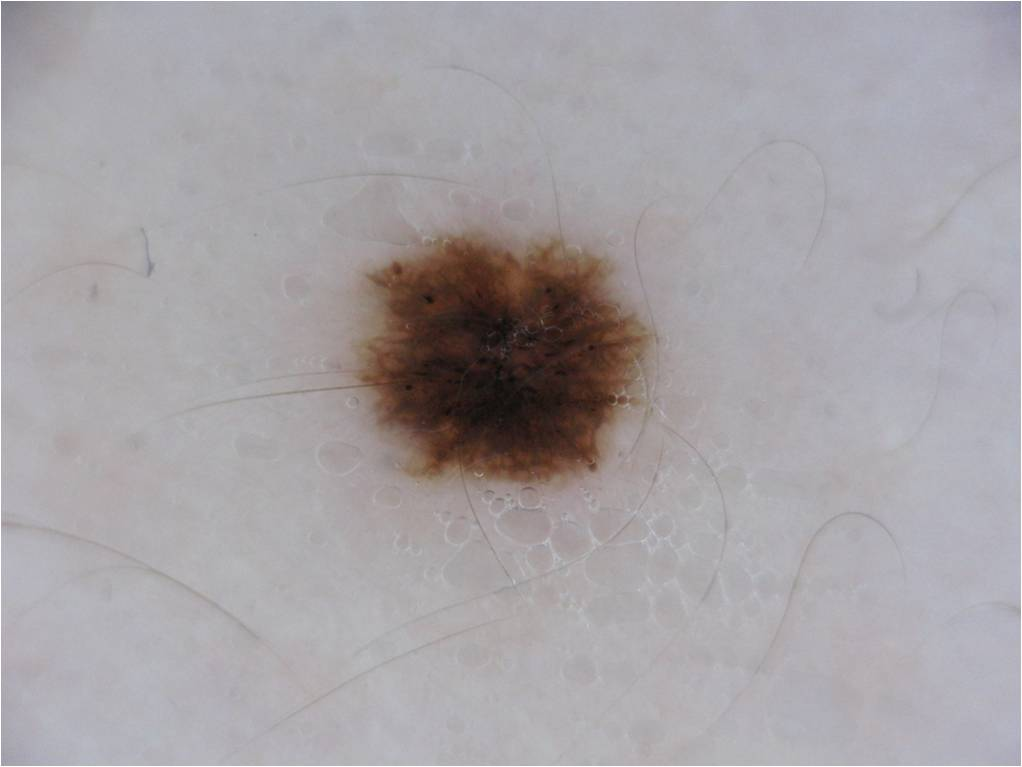
#> input picture website/content/images/benigno_1.jpg, 1022 x 767 px, found by its file name; its folder holds only this picture in this run
$ jupyter execute --allow-errors 03_segmentation.ipynb
#> lines starting #> are read from the running program, lines starting #| are printed output that depends on the picture; after the words box and inside, x2 and y2 are one past the last pixel; in counts of white or black regions, pixels touching at a corner belong together
#> further down, img is the input picture: shape (767, 1022, 3); mean R, G, B 166.3, 162.1, 165.7
[cell 1]
import matplotlib.pyplot as plt
import numpy as np
from skimage.io import imread, imsave
import cv2
import os
import seaborn as sns

# Métrica
from sklearn.metrics import jaccard_score

## Segmentación

Para comenzar, se definen funciones auxiliares. La primera es *get_closest_component*, la cual toma la componente conexa con area mayor o igual a *area_threshold* más cercana al centro.

[cell 2]
def get_closest_component(thresh, area_threshold):
    # Se ejecuta la función connectedComponentsWithStats
    num_labels, labels, stats, centroids = cv2.connectedComponentsWithStats(thresh.astype(np.uint8))

    # Se calcula el centro de la imagen
    height, width = thresh.shape[:2]
    center_x = width // 2
    center_y = height // 2

    # Se inicializan variables para almacenar la componente conexa más cercana y su área
    min_distance = float('inf')
    closest_label = None
    max_area = 0

    # Iterar sobre cada componente conexa (excluyendo el fondo)
    for label in range(1, num_labels):
        # Se obtiene el centroide y el área del componente conexa actual
        centroid_x, centroid_y = centroids[label]
        area = stats[label, cv2.CC_STAT_AREA]

        # Se calcula la distancia desde el centroide actual al centro de la imagen
        distance = np.sqrt((centroid_x - center_x) ** 2 + (centroid_y - center_y) ** 2)

        # Se verifica si el componente conexa cumple las condiciones
        if distance < min_distance and area > area_threshold:
            min_distance = distance
            closest_label = label
            max_area = area

    # Se crea una imagen para almacenar la componente conexa más cercana
    closest_component = np.zeros_like(thresh)

    # Finalmente, se define solamente la componente conexa
    if closest_label is not None:
        closest_component[labels == closest_label] = 255

    return closest_component

A continuación se define la función *detector_blobs*, la cual inicializa el detector de "blobs" y los detecta en la imagen. A la función se le pasa el area mínima del "blob".

[cell 3]
def detector_blobs(img_borde,area):
    params = cv2.SimpleBlobDetector_Params()

    params.minThreshold = 10
    params.maxThreshold = 200

    params.filterByArea = True
    params.minArea = area
    params.maxArea = 100000000

    params.filterByCircularity = True
    params.minCircularity = 0.1
    params.maxCircularity = 1

    params.filterByConvexity = True
    params.minConvexity = 0.87
    params.maxConvexity = 1

    params.filterByInertia = True
    params.minInertiaRatio = 0.01
    params.maxInertiaRatio = 1

    detector = cv2.SimpleBlobDetector_create(params) # Defino el detector
    kp = detector.detect(img_borde) # Detecta los blobs

    # Retorna los blobs detectados
    return kp

Finalmente, se define la función de segmentación.

[cell 4]
def segmentar(img,borde=60,diam_por=1.45,cantidad_blanco=0.9,num_er=5,delta_dil=8,num_dil=11,area_component=7500,area_blob=90000):
#> called with borde = 60, diam_por = 1.45, cantidad_blanco = 0.9, num_er = 5, delta_dil = 8, num_dil = 11, area_component = 7500, area_blob = 90000
    dim_img = img.shape # Dimensiones de la imagen
#> dim_img = (767, 1022, 3)
    img_g = cv2.cvtColor(img, cv2.COLOR_RGB2GRAY) # Paso la imagen a escala de grises

    ret,img_th = cv2.threshold(img_g,0,255,cv2.THRESH_BINARY_INV+cv2.THRESH_OTSU) # Aplico segmentación basada en Otsu
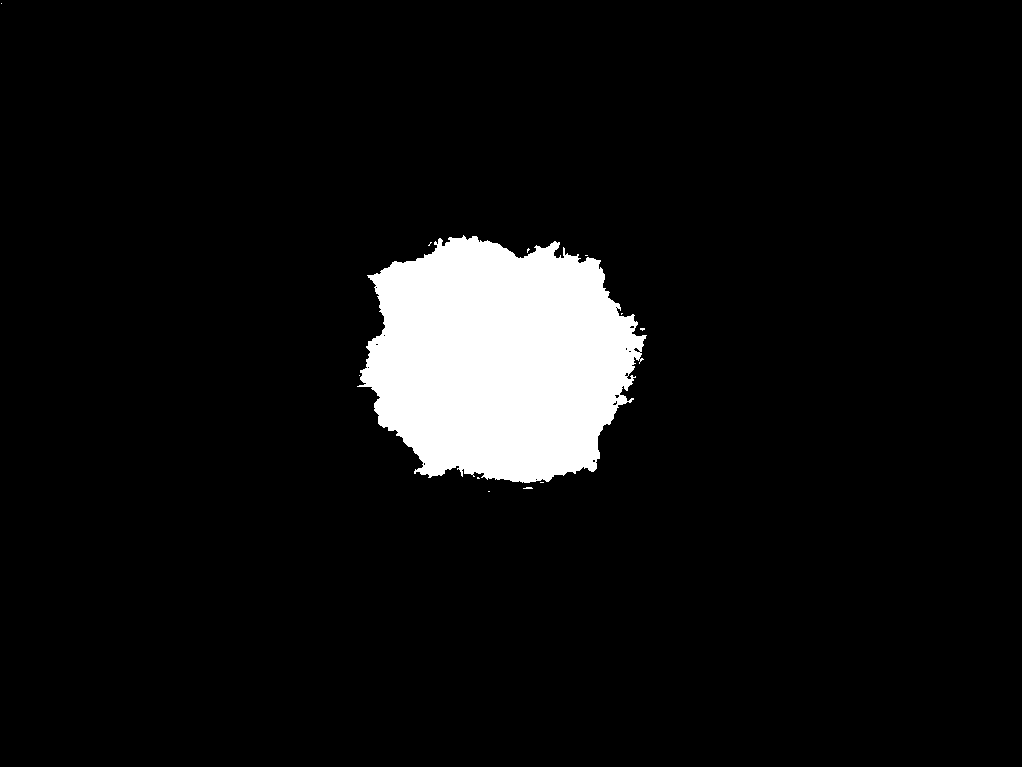
#> img_th: shape (767, 1022); 6.7% white; 12 white regions (11 under 20 px), largest, box (x1, y1, x2, y2) and area: (357, 235, 647, 483) 52592
#> ret = 114

    # En algunas imagenes se observo que al tener lesiones pequeñas, la segmentación se confundia y tomaba el fondo como el objeto.
    # Entonces se define una función la cual si muchos pixeles blancos pegados al borde, invierte la segmentación.
    borde_izq = np.sum(img_th[:,:borde]==255)/np.size(img_th[:,:borde]==255)
#> borde_izq = 2.17e-05
    borde_der = np.sum(img_th[:,dim_img[1]-borde:]==255)/np.size(img_th[:,dim_img[1]-borde:]==255)
#> borde_der = 0
    borde_sup = np.sum(img_th[:borde,:]==255)/np.size(img_th[:borde,:]==255)
#> borde_sup = 1.63e-05
    borde_inf = np.sum(img_th[dim_img[0]-borde:,:]==255)/np.size(img_th[dim_img[0]-borde:,:]==255)
#> borde_inf = 0

    # Condiciones
    cond_y = borde_sup>cantidad_blanco or borde_inf>cantidad_blanco
#> cond_y = False
    cond_x = borde_izq>cantidad_blanco or borde_der>cantidad_blanco
#> cond_x = False

    # Si se cumplen las condiciones, se invierte la segmentación
    if cond_y and cond_x:
        ret,img_th = cv2.threshold(img_th,0,255,cv2.THRESH_BINARY_INV+cv2.THRESH_OTSU)

    # Se define el kernel para dilatar y erosionar
    kernel = np.ones((3, 3), np.uint8)
    img_th = cv2.erode(img_th, kernel, iterations=num_er) # Se erosiona la imagen num_er veces
#> img_th: shape (767, 1022); 5.8% white; 1 white region, box (x1, y1, x2, y2) and area: (367, 243, 638, 477) 45672
    img_th_aux = cv2.dilate(img_th, kernel, iterations=num_er+delta_dil) # Se dilata la imagen num_er+delta_dil veces
#> img_th_aux: shape (767, 1022); 7.7% white; 1 white region, box (x1, y1, x2, y2) and area: (354, 230, 651, 490) 60422

    # Resto la salida de dilatar y erosionar, obteniendo el contorno de la imagen
    img_borde = img_th_aux - img_th
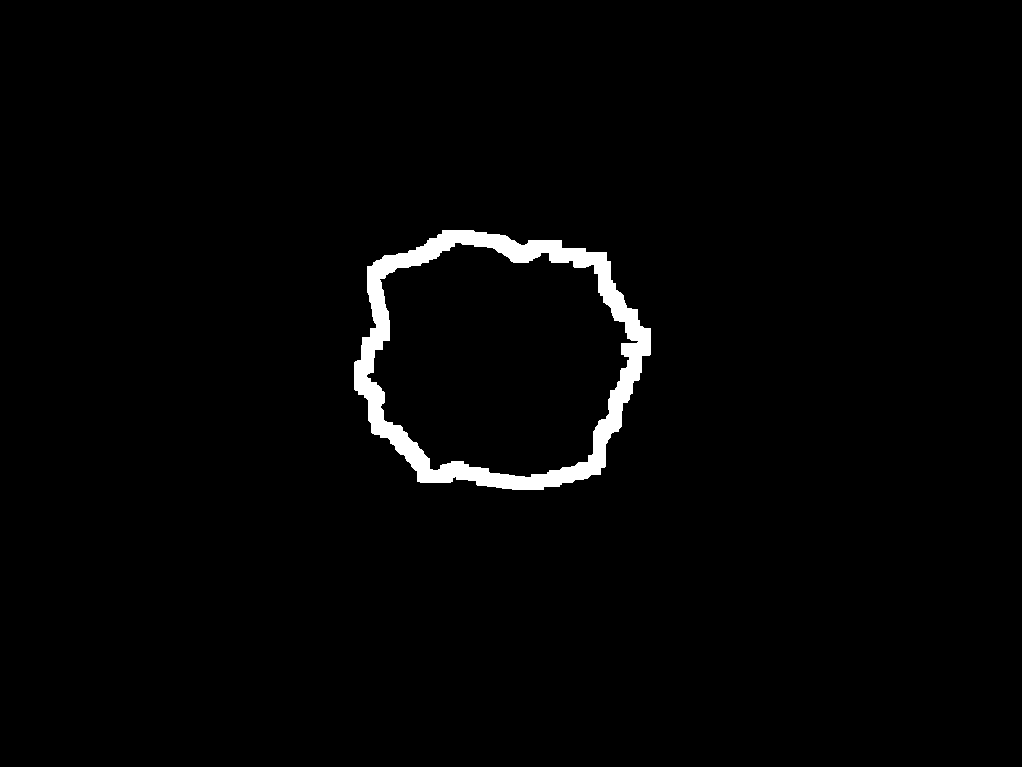
#> img_borde: shape (767, 1022); 1.9% white; 1 white region, box (x1, y1, x2, y2) and area: (354, 230, 651, 490) 14750

    keypoints = detector_blobs(img_borde,area_blob) # Detecto los blobs
#> in detector_blobs, `kp = detector.detect(img_borde)`: kp = ()
#> keypoints = ()
    img_with_keypoints = cv2.drawKeypoints(img_th_aux, keypoints, np.array([]), (0, 0, 255), cv2.DRAW_MATCHES_FLAGS_DRAW_RICH_KEYPOINTS)

    if len(keypoints)>0:
        # Si se detecta al menos un blob, aplico lo siguiente
        keypoints = sorted(keypoints, key = lambda x:x.size,reverse=True)
        x = int(keypoints[0].pt[0])
        y = int(keypoints[0].pt[1])
        diam = int(keypoints[0].size*diam_por)

        mask = np.zeros_like(img_th_aux)
        mask = cv2.circle(mask, (x,y), diam//2, (255,255,255), -1) # Creo la mascara dado el diametro del blob con el margen
        img_th_aux = cv2.bitwise_and(img_th_aux,img_th_aux, mask= mask) # Aplico la mascara
        img_th_aux = cv2.dilate(img_th_aux, kernel, iterations=num_dil) # Dilato el resultado
    else:
        # En caso de no detectar ningun blob, segmento haciendo OR entre los canales RGB
        ret,img_r = cv2.threshold(img[:,:,0],0,255,cv2.THRESH_BINARY_INV+cv2.THRESH_OTSU)
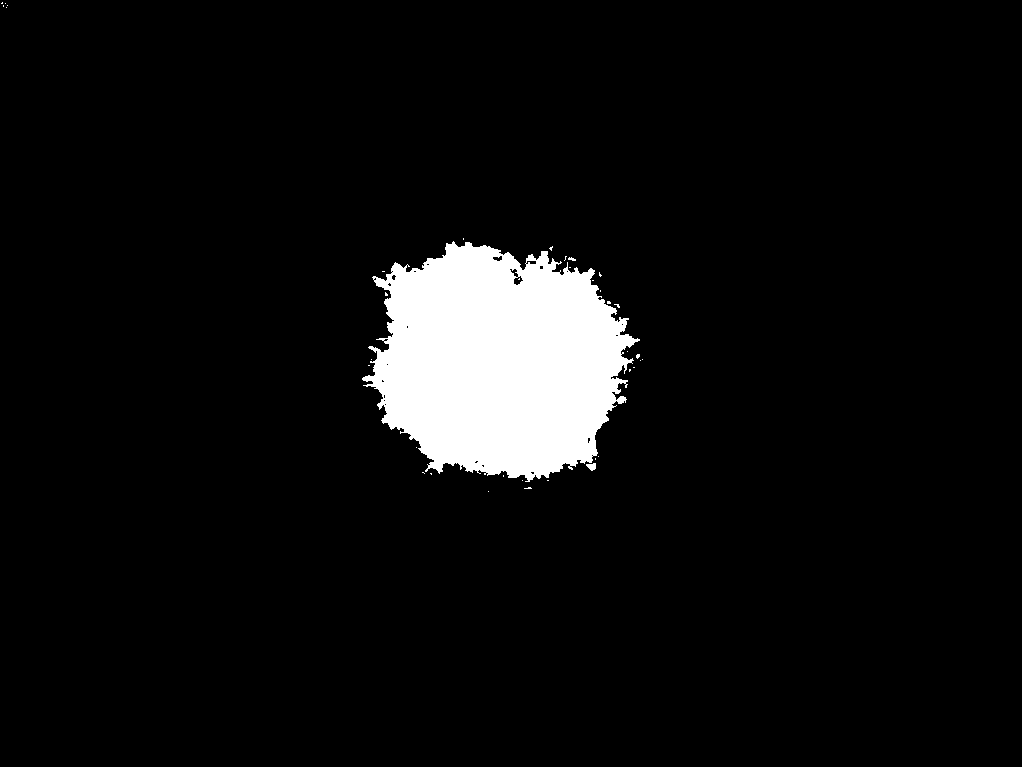
#> img_r: shape (767, 1022); 6% white; 38 white regions (35 under 20 px), largest, box (x1, y1, x2, y2) and area: (362, 241, 640, 482) 46500, (586, 463, 596, 471) 54, (568, 257, 576, 261) 20
#> ret = 121
        ret,img_g = cv2.threshold(img[:,:,1],0,255,cv2.THRESH_BINARY_INV+cv2.THRESH_OTSU)
#> img_g: shape (767, 1022); 6.8% white; 13 white regions (11 under 20 px), largest, box (x1, y1, x2, y2) and area: (357, 235, 647, 484) 53204, (523, 487, 534, 490) 23
#> ret = 111
        ret,img_b = cv2.threshold(img[:,:,2],0,255,cv2.THRESH_BINARY_INV+cv2.THRESH_OTSU)
#> img_b: shape (767, 1022); 7.4% white; 9 white regions (7 under 20 px), largest, box (x1, y1, x2, y2) and area: (352, 231, 652, 486) 57610, (523, 486, 534, 490) 26
#> ret = 110
        img_rg = cv2.bitwise_or(img_r,img_g)
        img_rgb = cv2.bitwise_or(img_rg,img_b)

        # Misma condición de borde. Si hay muchos pixeles blancos en los bordes se invierte la segmentación
        borde_izq = np.sum(img_rgb[:,:borde]==255)/np.size(img_rgb[:,:borde]==255)
#> borde_izq = 0.000174
        borde_der = np.sum(img_rgb[:,dim_img[1]-borde:]==255)/np.size(img_rgb[:,dim_img[1]-borde:]==255)
        borde_sup = np.sum(img_rgb[:borde,:]==255)/np.size(img_rgb[:borde,:]==255)
#> borde_sup = 0.00013
        borde_inf = np.sum(img_rgb[dim_img[0]-borde:,:]==255)/np.size(img_rgb[dim_img[0]-borde:,:]==255)

        cond_y = borde_sup>cantidad_blanco or borde_inf>cantidad_blanco
        cond_x = borde_izq>cantidad_blanco or borde_der>cantidad_blanco

        if cond_y and cond_x:
            ret,img_rgb = cv2.threshold(img_rgb,0,255,cv2.THRESH_BINARY_INV+cv2.THRESH_OTSU)

        # Se dilata y erosiona la imagen
        img_th = cv2.erode(img_rgb, kernel, iterations=num_er)
#> img_th: shape (767, 1022); 6.5% white; 1 white region, box (x1, y1, x2, y2) and area: (363, 237, 644, 480) 51020
        img_th = cv2.dilate(img_th, kernel, iterations=num_er+delta_dil)
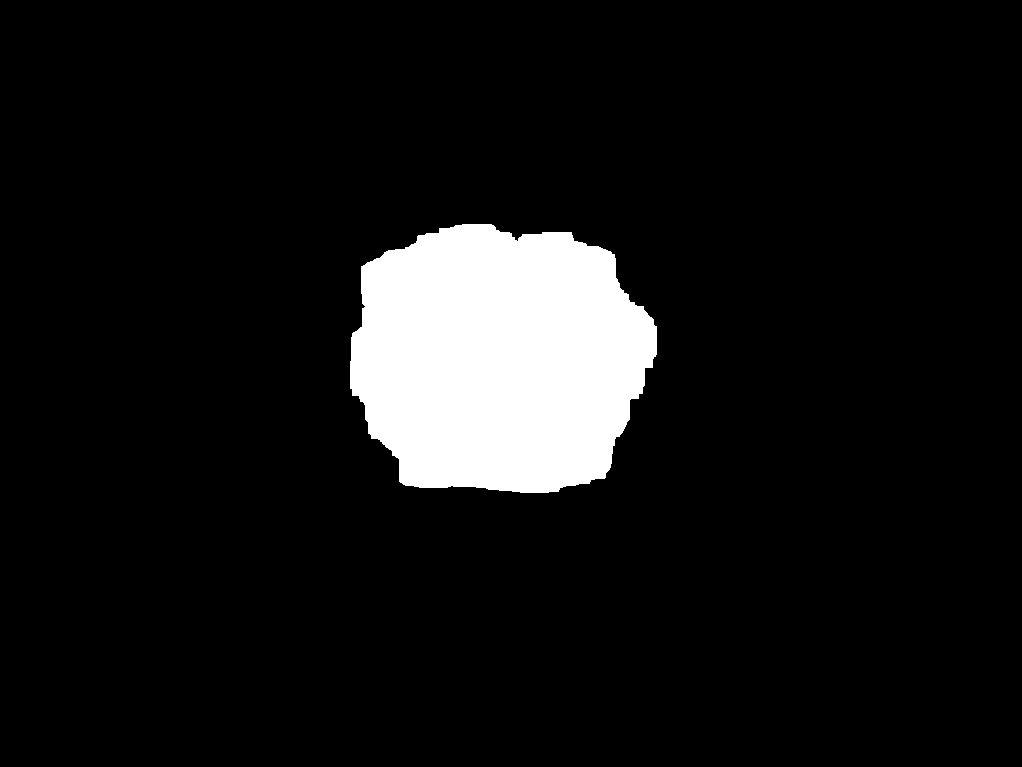
#> img_th: shape (767, 1022); 8.4% white; 1 white region, box (x1, y1, x2, y2) and area: (350, 224, 657, 493) 66125

        img_th_aux = get_closest_component(img_th,area_component) # Tomamos la componente conexa
#> in get_closest_component, `num_labels, labels, stats, centroids = cv2.connectedComponentsWithStat..`: num_labels = 2; stats = [[0, 0, 1022, 767, 717749], [350, 224, 307, 269, 66125]]; centroids = [[511.6, 385.2], [498.4, 358.6]]
#> the loop in get_closest_component, `for label in range(1, num_labels):` made 1 pass
#> (centroid_x, centroid_y, area, distance, min_distance, max_area) on pass 1: (498.4, 358.6, 66125, 27.44, 27.44, 66125)
#> after the loop in get_closest_component, `for label in range(1, num_labels):`: closest_label = 1; max_area = 66125; min_distance = 27.44
        img_th_aux = cv2.dilate(img_th_aux, kernel, iterations=num_dil) # Dilatamos el resultado
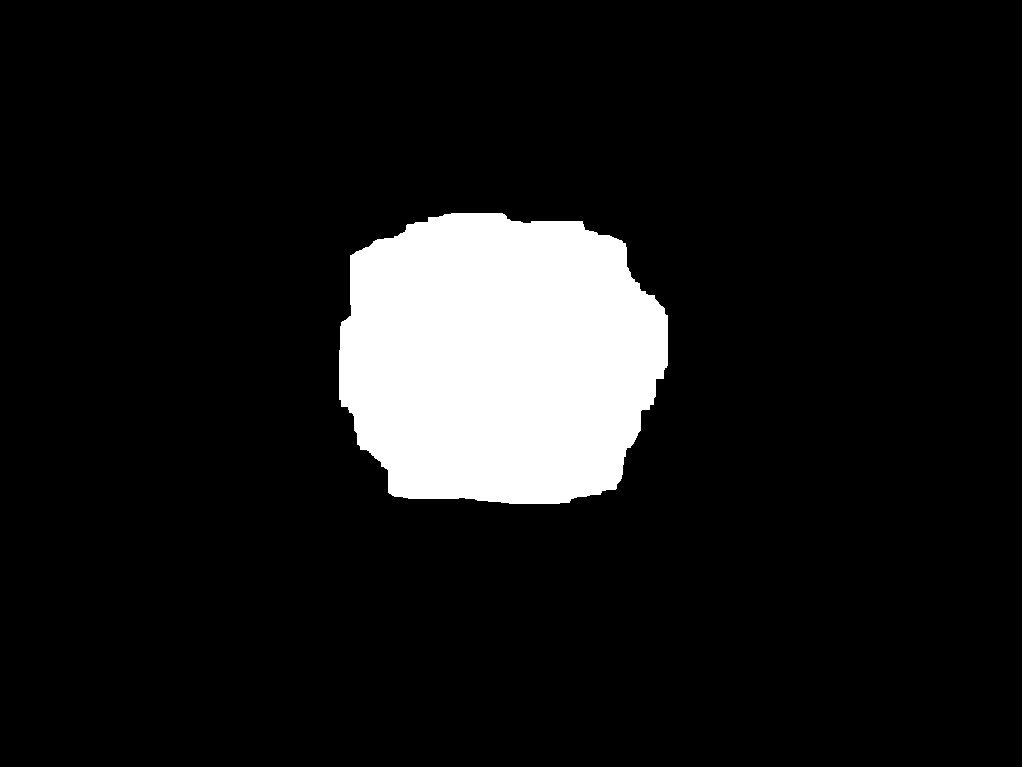
#> img_th_aux: shape (767, 1022); 10.1% white; 1 white region, box (x1, y1, x2, y2) and area: (339, 213, 668, 504) 79419

    return img_th_aux

Cargamos una imagen al azar del subconjunto 2018.

[cell 5]
img_dir = "../data/Subconjunto_2018/images/"
mask_dir = "../data/Subconjunto_2018/masks/"
csv_dir = "../data/Subconjunto_2018/"

files = os.listdir(img_dir)
i = np.random.randint(0,len(files)) # Tomo un entero al azar

img_name = files[i] # Dado dicho entero, elijo una imagen al azar

img = imread(img_dir+img_name) # Leo la imagen
#> (the rest of this cell did not finish here and is left out)
